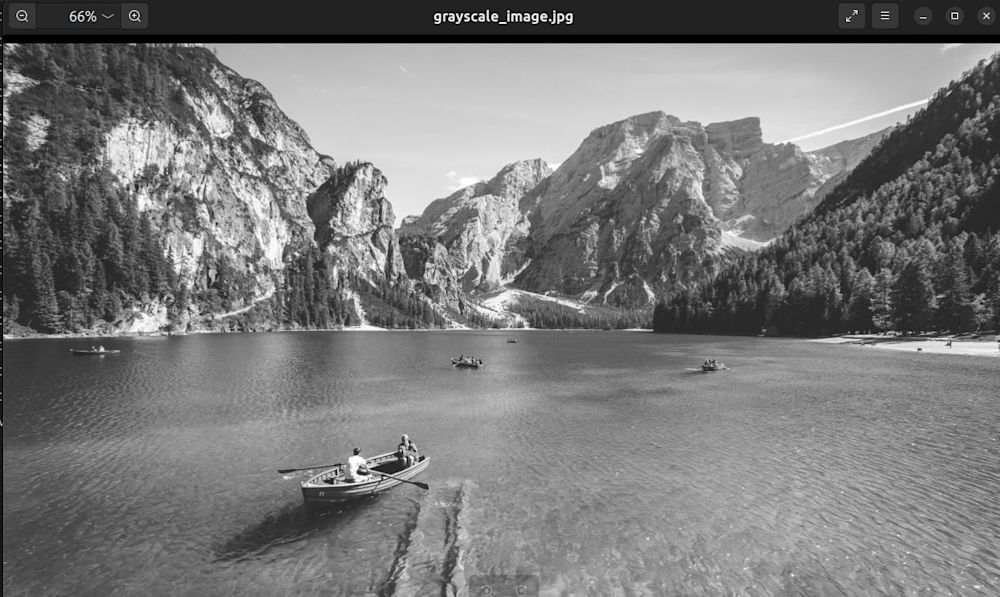
#> input picture reference.jpeg, 1000 x 597 px
$ jupyter execute --allow-errors Assignment_5_Histogram_Processing.ipynb
#> lines starting #> are read from the running program, lines starting #| are printed output that depends on the picture
# Assignment 5: Histogram Processing

## Question 1: Histogram Equalization

[cell 1]
import cv2
import matplotlib.pyplot as plt

image = cv2.imread('grayscale.jpg', cv2.IMREAD_GRAYSCALE)

equalized_image = cv2.equalizeHist(image)

plt.figure(figsize=(10, 4))

plt.subplot(1, 2, 1)
#> (the rest of this cell did not finish here and is left out)

## Question 2: Histogram Matching

[cell 2]
import cv2
import numpy as np
import matplotlib.pyplot as plt

input_image = cv2.imread('grayscale.jpg', cv2.IMREAD_GRAYSCALE)

reference_image = cv2.imread('reference.jpeg', cv2.IMREAD_GRAYSCALE)
#> reference_image: shape (597, 1000); min 0, max 255, mean 121.9

input_equalized = cv2.equalizeHist(input_image)
reference_equalized = cv2.equalizeHist(reference_image)
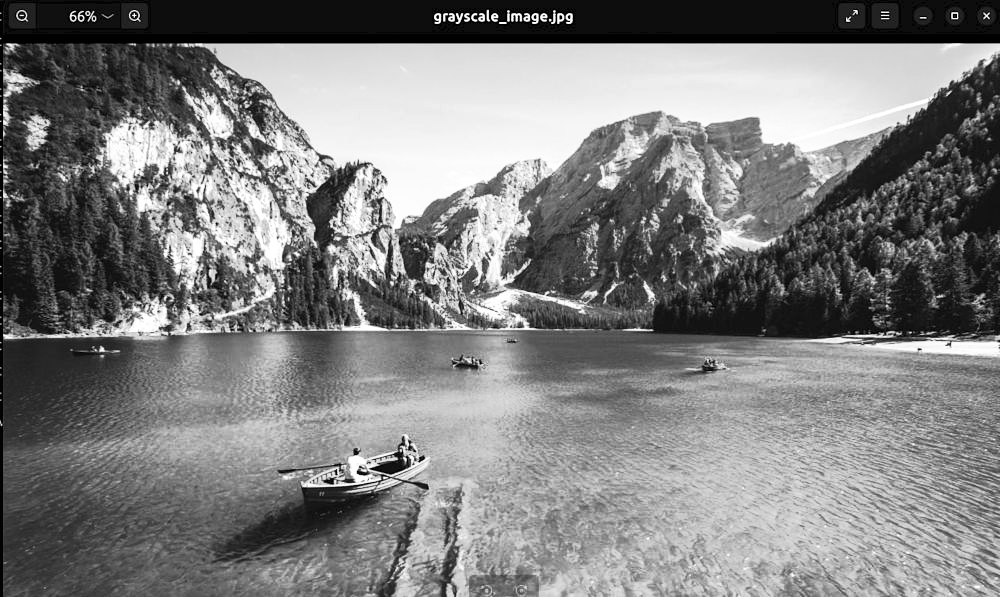
#> reference_equalized: shape (597, 1000); min 0, max 255, mean 127.2

#> (the rest of this cell did not finish here and is left out)
